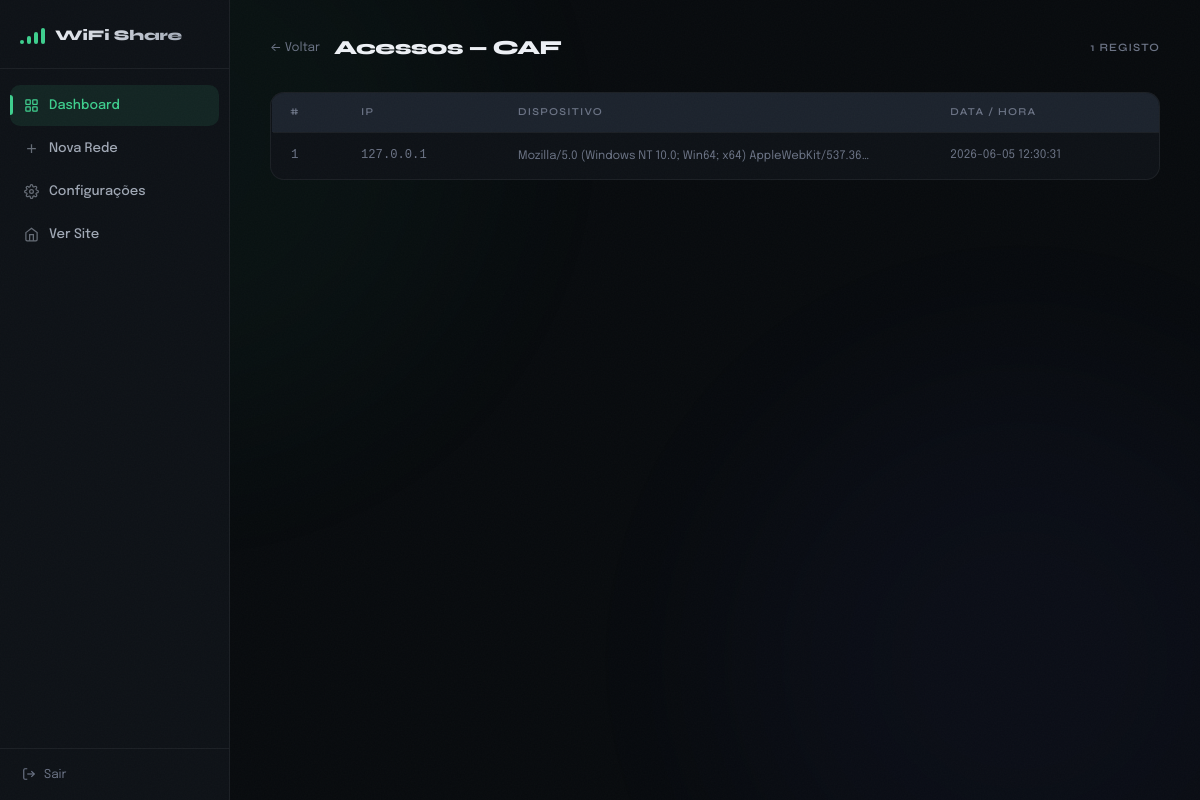
/admin/rede/1/acessos (signed in), run on the app's committed database.
### tables this page shows
CREATE TABLE config (
            chave   TEXT PRIMARY KEY,
            valor   TEXT
        );

CREATE TABLE redes (
            id          INTEGER PRIMARY KEY AUTOINCREMENT,
            nome        TEXT    NOT NULL,
            ssid        TEXT    NOT NULL,
            senha       TEXT    NOT NULL,
            seguranca   TEXT    NOT NULL DEFAULT 'WPA',
            descricao   TEXT,
            ativa       INTEGER NOT NULL DEFAULT 1,
            criada_em   TEXT    NOT NULL DEFAULT (datetime('now', 'localtime')),
            acessos     INTEGER NOT NULL DEFAULT 0
        );

CREATE TABLE acessos (
            id          INTEGER PRIMARY KEY AUTOINCREMENT,
            rede_id     INTEGER NOT NULL REFERENCES redes(id) ON DELETE CASCADE,
            ip          TEXT,
            user_agent  TEXT,
            acessado_em TEXT NOT NULL DEFAULT (datetime('now', 'localtime'))
        );

### app/routes.py (the view)
@main_bp.route('/admin/rede/<int:rede_id>/acessos')
@requer_admin
def ver_acessos(rede_id):
    rede    = RedeModel.obter(rede_id)
    if not rede:
        abort(404)
    acessos = RedeModel.acessos_recentes(rede_id, 50)
    sessoes = SessaoModel.listar_sessoes(rede_id)
    cfg     = ConfigModel.todas()
    return render_template('app/acessos.html', rede=rede, acessos=acessos,
                           sessoes=sessoes, cfg=cfg)

### app/database.py (called while the page is built)
def get_db():
    if 'db' not in g:
        g.db = sqlite3.connect(
            current_app.config['DATABASE'],
            detect_types=sqlite3.PARSE_DECLTYPES
        )
        g.db.row_factory = sqlite3.Row
        g.db.execute('PRAGMA foreign_keys = ON')
    return g.db

### app/models.py (called while the page is built)
    @staticmethod
    def obter(rede_id):
        db = get_db()
        return db.execute(
            'SELECT * FROM redes WHERE id = ?', (rede_id,)
        ).fetchone()

    @staticmethod
    def acessos_recentes(rede_id, limite=20):
        db = get_db()
        return db.execute(
            '''SELECT * FROM acessos WHERE rede_id = ?
               ORDER BY acessado_em DESC LIMIT ?''',
            (rede_id, limite)
        ).fetchall()

    @staticmethod
    def listar_sessoes(rede_id=None, apenas_bloqueadas=False):
        db = get_db()
        sql = 'SELECT s.*, r.nome as rede_nome FROM sessoes s JOIN redes r ON r.id=s.rede_id'
        conds, params = [], []
        if rede_id:
            conds.append('s.rede_id=?'); params.append(rede_id)
        if apenas_bloqueadas:
            conds.append('s.bloqueada=1')
        if conds:
            sql += ' WHERE ' + ' AND '.join(conds)
        sql += ' ORDER BY s.iniciada_em DESC'
        return db.execute(sql, params).fetchall()

    @staticmethod
    def todas():
        db = get_db()
        rows = db.execute('SELECT chave, valor FROM config').fetchall()
        return {r['chave']: r['valor'] for r in rows}

### app/routes.py (called while the page is built)
def requer_admin(f):
    @wraps(f)
    def decorated(*args, **kwargs):
        if not session.get('admin'):
            return redirect(url_for('main.login'))
        return f(*args, **kwargs)
    return decorated

### app/templates/app/acessos.html (shortened to what this page needs)
{% extends "app/base.html" %}
{% block extra_css %}<link rel="stylesheet" href="{{ url_for('static', filename='css/admin.css') }}">{% endblock %}
{% block body %}
<div class="admin-wrap">
  <aside class="admin-sidebar">
    <div class="sidebar-logo">
      <div class="signal-icon small"><span></span><span></span><span></span><span></span></div>
      <span class="sidebar-name">{{ cfg.titulo_site }}</span>
    </div>
    <nav class="sidebar-nav">
      <a href="{{ url_for('main.admin') }}" class="nav-item active">
        <svg width="15" height="15" viewBox="0 0 24 24" fill="none" stroke="currentColor" stroke-width="2"><rect x="3" y="3" width="7" height="7" rx="1"/><rect x="14" y="3" width="7" height="7" rx="1"/><rect x="3" y="14" width="7" height="7" rx="1"/><rect x="14" y="14" width="7" height="7" rx="1"/></svg>
        Dashboard
      </a>
      <a href="{{ url_for('main.nova_rede') }}" class="nav-item">
        <svg width="15" height="15" viewBox="0 0 24 24" fill="none" stroke="currentColor" stroke-width="2"><path d="M12 5v14M5 12h14"/></svg>
        Nova Rede
      </a>
      <a href="{{ url_for('main.configuracoes') }}" class="nav-item">
        Configurações
      </a>
      <a href="{{ url_for('main.index') }}" class="nav-item">
        <svg width="15" height="15" viewBox="0 0 24 24" fill="none" stroke="currentColor" stroke-width="2"><path d="M3 9l9-7 9 7v11a2 2 0 0 1-2 2H5a2 2 0 0 1-2-2z"/><polyline points="9 22 9 12 15 12 15 22"/></svg>
        Ver Site
      </a>
    </nav>
    <a href="{{ url_for('main.logout') }}" class="sidebar-logout">
      <svg width="14" height="14" viewBox="0 0 24 24" fill="none" stroke="currentColor" stroke-width="2"><path d="M9 21H5a2 2 0 0 1-2-2V5a2 2 0 0 1 2-2h4"/><polyline points="16 17 21 12 16 7"/><line x1="21" y1="12" x2="9" y2="12"/></svg>
      Sair
    </a>
  </aside>
  <div class="admin-content">
    <div class="admin-topbar anim-fade">
      <div class="topbar-left">
        <a href="{{ url_for('main.admin') }}" class="back-link">← Voltar</a>
        <h2 class="admin-page-title">Acessos — {{ rede.nome }}</h2>
      </div>
      <span class="table-count">{{ acessos|length }} registo{% if acessos|length != 1 %}s{% endif %}</span>
    </div>
    <div class="table-card">
      {% if acessos %}
      <table class="data-table">
        <thead>
          <tr>
            <th>#</th>
            <th>IP</th>
            <th>Dispositivo</th>
            <th>Data / Hora</th>
          </tr>
        </thead>
        <tbody>
          {% for a in acessos %}
          <tr>
            <td class="td-num">{{ loop.index }}</td>
            <td class="td-mono">{{ a.ip or '—' }}</td>
            <td class="td-ua" title="{{ a.user_agent }}">{{ a.user_agent[:60] if a.user_agent else '—' }}{% if a.user_agent and a.user_agent|length > 60 %}…{% endif %}</td>
            <td class="td-date">{{ a.acessado_em }}</td>
          </tr>
          {% endfor %}
        </tbody>
      </table>
      {% else %}
      <div class="table-empty anim-fade">Ainda não há acessos registados para esta rede.</div>
      {% endif %}
    </div>
  </div>
</div>
{% endblock %}

### app/static/css/base.css (style rules this page uses)
:root { --bg: #080b0e; --bg-2: #0e1217; --bg-3: #151b23; --bg-4: #1c232d; --border: rgba(255,255,255,.06); --border-2: rgba(255,255,255,.1); --border-3: rgba(255,255,255,.16); --fg: #edf0f5; --fg-2: #a0a8b5; --fg-3: #6b7385; --accent: #3ecf8e; --accent-2: #2db87a; --accent-3: #1f9e66; --accent-dim: rgba(62,207,142,.1); --accent-glow: rgba(62,207,142,.2); --accent-glow-lg: rgba(62,207,142,.08); --danger: #ef4444; --danger-dim: rgba(239,68,68,.1); --warn: #f59e0b; --warn-dim: rgba(245,158,11,.1); --radius: 14px; --radius-sm: 10px; --radius-xs: 6px; --shadow: 0 4px 24px rgba(0,0,0,.4); --shadow-lg: 0 12px 48px rgba(0,0,0,.55); --shadow-accent: 0 4px 20px rgba(62,207,142,.15); --font: 'Epilogue',-apple-system,BlinkMacSystemFont,sans-serif; --font-head: 'Syne',-apple-system,BlinkMacSystemFont,sans-serif; --font-mono: 'SF Mono','Cascadia Code','JetBrains Mono','Courier New',monospace; --ease: cubic-bezier(.22,1,.36,1); --ease-out: cubic-bezier(0,.55,.45,1); --nav-h: 64px; }
body { font-family: var(--font); background: var(--bg); color: var(--fg); overflow-x: hidden; }
.signal-icon { display:flex;align-items:flex-end;gap:3px;height:22px; }
.signal-icon span { display:block;width:4px;border-radius:2px; background:var(--accent); animation: sigPulse 1.8s var(--ease) infinite; }
.signal-icon span:nth-child(1) { height:6px;animation-delay:0s }
.signal-icon span:nth-child(2) { height:11px;animation-delay:.15s }
.signal-icon span:nth-child(3) { height:16px;animation-delay:.3s }
.signal-icon span:nth-child(4) { height:22px;animation-delay:.45s }
.signal-icon.small { height:16px }
.signal-icon.small span:nth-child(1) { height:4px }
.signal-icon.small span:nth-child(2) { height:8px }
.signal-icon.small span:nth-child(3) { height:12px }
.signal-icon.small span:nth-child(4) { height:16px }
.anim-fade { animation:fadeIn .5s var(--ease) both }

### data on the page
config: titulo_site "WiFi Share"
redes: nome "CAF"
acessos: ip "127.0.0.1", user_agent "Mozilla/5.0 (Windows NT 10.0; Win64; x64) AppleWebKit/537.36", acessado_em "2026-06-05 12:30:31"

### other printed values
{{ acessos|length }} "1"
